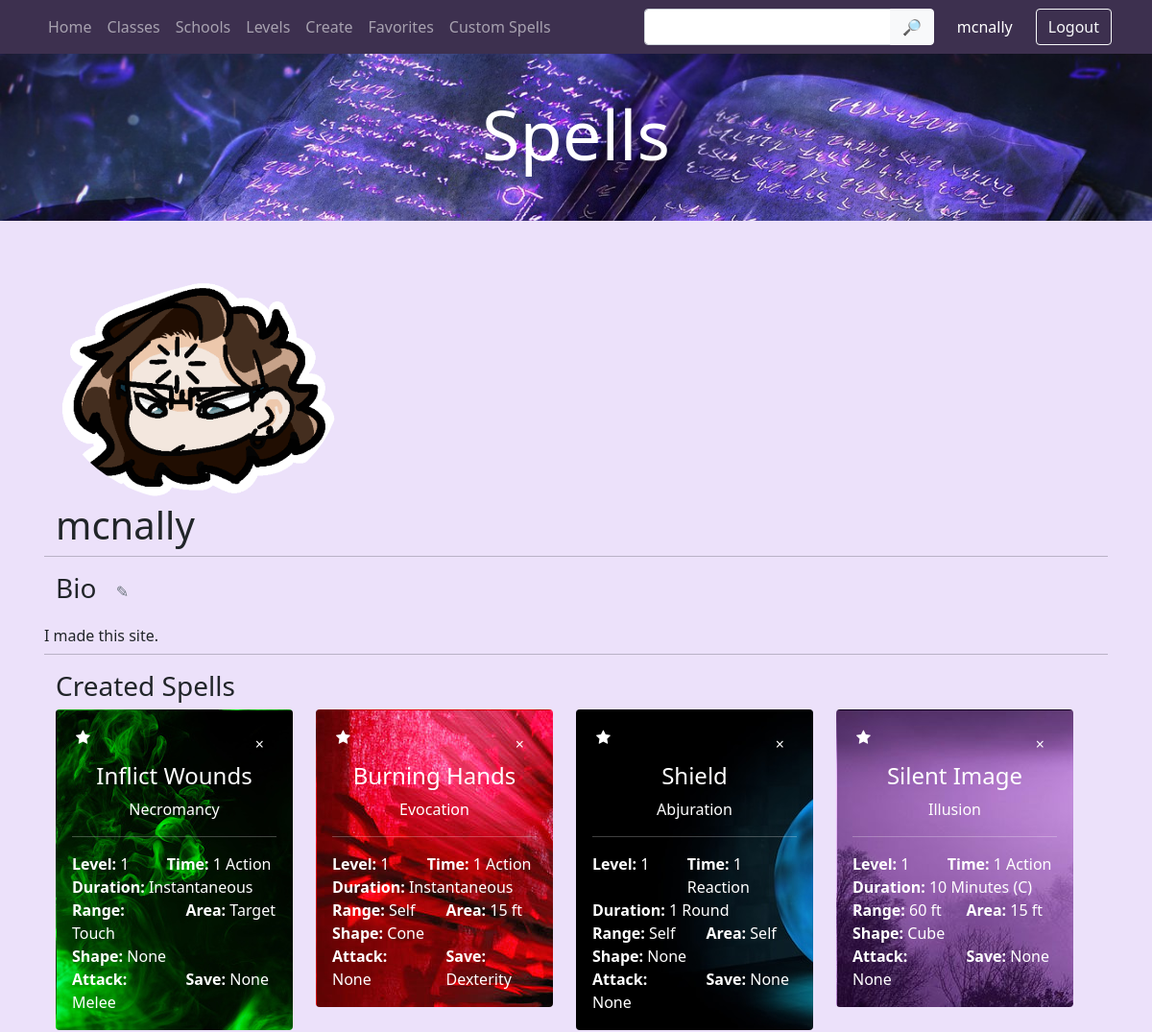
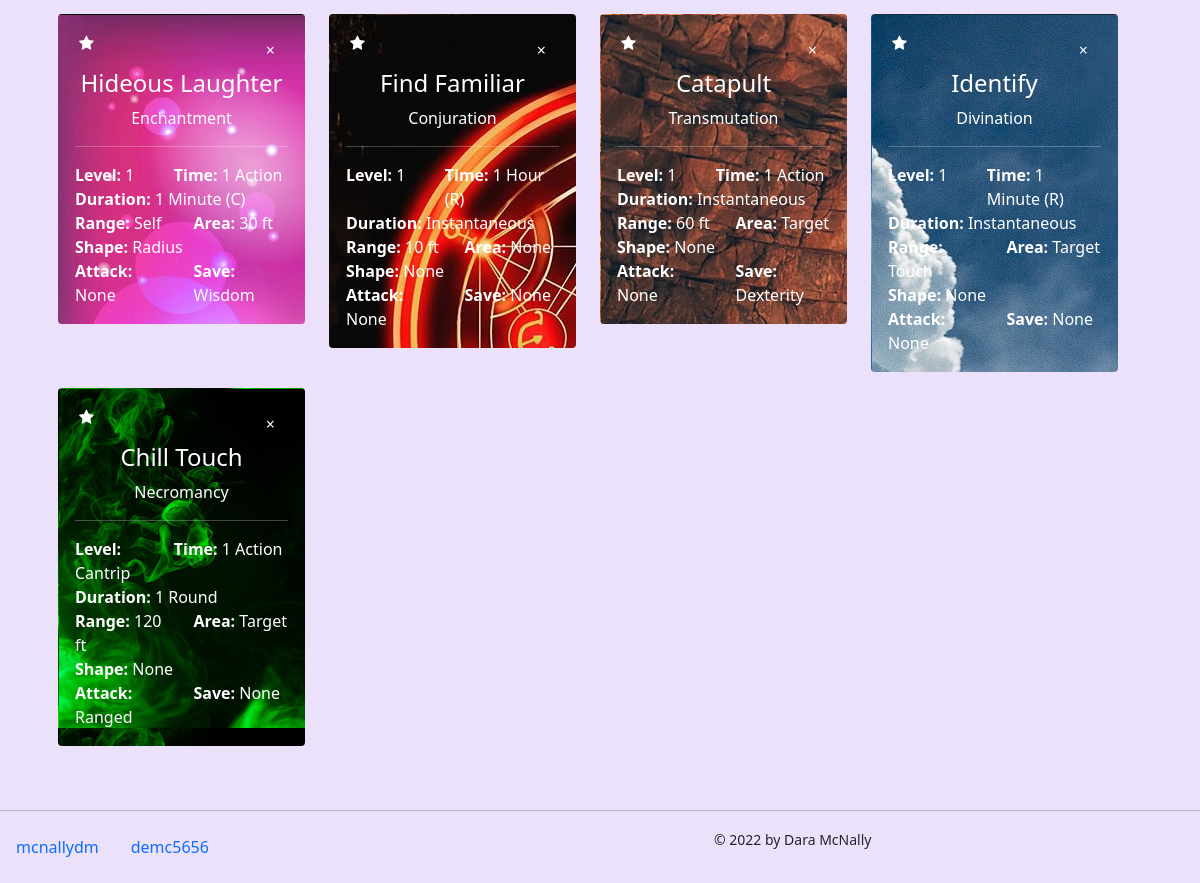
/view_profile/ (signed in), run on the app's committed database (2 pictures, top to bottom).
### app/models.py (models this page shows, shortened)
class Profile(models.Model):
    user = models.OneToOneField(User, on_delete=models.CASCADE, related_name="profile")
    bio = models.TextField(max_length=1000, blank=True)
    avatar = models.ImageField(default='default.png', upload_to='profile_images')

class Spell(models.Model):
    name = models.CharField(max_length=40)
    level = models.IntegerField(help_text = "Enter 0 for cantrips")
    school = models.ForeignKey(School, related_name="spell", on_delete=models.CASCADE)
    range = models.CharField(max_length=20, default="Touch")
    area = models.CharField(max_length=30, default="Target")
    AREA_TYPES = [
        ("None", "None"),
        ("Radius", "Radius"),
        ("Cube", "Cube"),
        ("Sphere", "Sphere"),
        ("Cylinder", "Cylinder"),
        ("Cone", "Cone")
        ]
    area_shape = models.CharField(max_length=20, choices=AREA_TYPES, default="None")
    ATTACK_TYPES = [
        ("None", "None"),
        ("Melee", "Melee Spell Attack"),
        ("Ranged", "Ranged Spell Attack")
    ]
    SAVE_TYPES = [
        ("None", "None"),
        ("Dexterity", "Dexterity Save"),
        ("Strength", "Strength Save"),
        ("Constitution", "Constitution Save"),
        ("Intelligence", "Intelligence Save"),
        ("Wisdom", "Wisdom Save"),
        ("Charisma", "Charisma Save")
    ]
    attack = models.CharField(max_length=30, choices=ATTACK_TYPES, default="None")
    saving_throw = models.CharField(max_length=30, choices=SAVE_TYPES, default="None")
    casting_time = models.CharField(max_length=20, default="None")
    ritual = models.BooleanField(default=False)
    duration = models.CharField(max_length=20, default="None")
    concentration = models.BooleanField()
    components = models.ManyToManyField(Component, related_name="spell", blank=True)
    materials = models.CharField(max_length=100, default="None")
    damage_type = models.ManyToManyField(DamageType, related_name="spell", blank=True)
    effects = models.ManyToManyField(Effect, blank=True)
    description = models.TextField(max_length=4000, default="No description provided.")
    upcasting = models.TextField(max_length=1000, default="No additional effects when upcast.")
    char_class = models.ManyToManyField(CharacterClass, related_name="spell", blank=True)
    creator = models.ForeignKey(Profile, related_name="created_spells", blank=True, on_delete=models.CASCADE)

class School(models.Model):
    name = models.CharField(max_length=30, blank=True)

### app/views.py (the view)
# urls.py: path('view_profile/', views.view_profile, name="view_profile"),
@login_required
def view_profile(request):
    faves=[]
    try:
        curr_user = Profile.objects.get(user=request.user)
        faves = Rating.objects.filter(player=curr_user).filter(favorite=True)
    except:
        pass
    prof = Profile.objects.get(user=request.user)
    faves = Rating.objects.filter(player=prof).filter(favorite=True)
    my_faves = []
    for rat in faves:
        my_faves.append(rat.spell)
    my_spells = prof.created_spells.all
    return render(request, "view_profile.html", {
        "v_prof": prof,
        "v_faves": faves,
        "v_myfaves": my_faves,
        "v_cspells": my_spells,
        "v_classes" : CharacterClass.objects.all().order_by('name'),
        "v_schools" : School.objects.all(),
        "v_levels" : [0, 1, 2, 3, 4, 5, 6, 7, 8, 9]
    })

### app/templates/view_profile.html (shortened to what this page needs)
{% extends "base.html" %}
{% block content %}
    <div class="row my-3 p-3">
        {% if v_prof.avatar != 'default.png' %}
            <img src="/media/{{v_prof.avatar}}" class="text-center rounded-circle" style="width:20rem;">
        {% endif %}
        <h1>{{v_prof.user.username}}</h1>
        <hr>
        <h3>Bio
            <button id="editbio" class="btn btn-outline-secondary" style="border-color: transparent;" data-toggle="modal" data-target="#biomodal">&#9998</button>
        </h3>
        <div class="form-control-plaintext">{{v_prof.bio}}</div>
        {% if v_prof.created_spells.all %}
            <hr>
            <h3>Created Spells</h3>
            <div id="c" class="row">
                {% for spell in v_cspells %}
                    <div class="col-md-6 col-lg-3">
                        <div class="card mb-3"
                            {% if spell.school.name != "" %}
                                style="border-color: transparent; background-image: url( '/static/img/{{spell.school.name}}.jpg' ); color: white;"
                            {% else %}
                                style="color: black;"
                            {% endif %}
                        >
                            <div class="card-body">
                                <div class="fave">
                                    <div class="row">
                                    <form class='col like'>
                                    <label for="{{spell.id}}"><i class='fa fa-star px-1'></i></label>
                                    </form>
                                    <div class="col text-end">
                                        <button id="delete{{spell.id}}" class="btn text-white begone" value="{{spell.id}}" style="border-color: transparent;" data-toggle="modal" data-target="#deletemodal">&times;</button>
                                    </div>
                                    </div>
                                </div>
                                <a href="{% url 'spell_detail' spell.id spell.name %}" style="text-decoration: none;">
                                    <h4 class="card-title text-center"
                                    {% if spell.school.name != "" %}
                                        style="color: white;"
                                    {% else %}
                                    style="color: black;"
                                    {% endif %}
                                    >{{spell.name}}</h4>
                                </a>
                                <div class="text-center">{{ spell.school.name }}</div>
                                <hr>
                                <div class="card-text">
                                    <div class="row">
                                        <div class="col-5">
                                            <strong>Level: </strong>
                                            {% if spell.level == 0 %}
                                                Cantrip
                                            {% else %}
                                                {{spell.level}}
                                            {% endif %}
                                        </div>
                                        <div class="col-7"><strong>Time: </strong>{{spell.casting_time}}
                                            {% if spell.ritual %}
                                                (R)
                                            {% endif %}
                                        </div>
                                        <div class="col-12"><strong>Duration: </strong>{{spell.duration}}
                                            {% if spell.concentration %}
                                                (C)
                                            {% endif %}
                                        </div>
                                        <div class="col-6"><strong>Range: </strong>{{spell.range}}</div>
                                        <div class="col-6"><strong>Area: </strong>{{spell.area}}</div>
                                        <div class="col-12"><strong>Shape: </strong>{{spell.area_shape}}</div>
                                        <div class="col-6"><strong>Attack: </strong>{{spell.attack}}</div>
                                        <div class="col-6"><strong>Save: </strong>{{spell.saving_throw}}</div>
                                    </div>
                                </div>
                            </div>
                        </div>
                    </div>
                {% endfor %}
            </div>
        {% endif %}
    </div>
{% endblock %}

### app/templates/base.html (shortened to what this page needs)
{% load static %}
<!DOCTYPE html>
<html lang="en-US">
<head>
    <link rel="stylesheet" href="https://cdnjs.cloudflare.com/ajax/libs/font-awesome/4.7.0/css/font-awesome.min.css">
    <link href="https://cdn.jsdelivr.net/npm/bootstrap@5.0.2/dist/css/bootstrap.min.css" rel="stylesheet">
    <link rel="stylesheet" href="{% static 'css/custom.css' %}">
</head>
<body id="home" class="dark-bg" data-spy="scroll" data-target=".navbar" data-offset="100">
<nav class="navbar navbar-expand-lg navbar-dark fixed-top backg-nav">
    <div class="container">
        <div class="collapse navbar-collapse" id="navbarNavAltMarkup">
            <div class="navbar-nav">
                <a class="nav-item nav-link" href="{% url 'index' %}" id="homelink">Home</a>
                <div class="dropdown">
                    <a class="nav-item nav-link" href="{% url 'classes' %}" id="classeslink">Classes</a>
                </div>
                <div class="dropdown">
                    <a class="nav-item nav-link" href="{% url 'schools' %}" id="schoolslink">Schools</a>
                </div>
                <div class="dropdown">
                    <a class="nav-item nav-link" href="{% url 'levels' %}" id="levelslink">Levels</a>
                </div>
                {% if user.is_authenticated %}
                    <a class="nav-item nav-link" href="{% url 'new_spell' %}" id="addlink">Create</a>
                    <a class="nav-item nav-link" href="{% url 'favorites' %}" id="favlink">Favorites</a>
                    <a class="nav-item nav-link" href="{% url 'custom_spells' %}" id="mylink">Custom Spells</a>
                {% endif %}
            </div>
        </div>
        <form class="text-center mr-2" method="POST" action="{% url 'search' %}">
            <div class="input-group">
                <input class="form-control" name="q" id="q" type="text" aria-describedby="srch">
                <button type="submit" class="btn btn-light" id="srch">🔎︎</button>
            </div>
        </form>
        {% if user.is_authenticated %}
            <a class="nav-item nav-link text-white mx-2" href="{% url 'view_profile' %}" id="profilelink">{{ user.username }}</a>
            <a class='btn btn-outline-light' href="{% url 'logout' %}">Logout</a>
        {% else %}
            <div class="text-end">
                <a class='btn btn-outline-light' href="{% url 'register' %}">Register</a>
                <a class='btn btn-outline-light' href="{% url 'login' %}">Login</a>
            </div>
        {% endif %}
    </div>
</nav>
<div class="jumbotron jumbotron-fluid bg-info text-white">
    <div class="container text-sm-center pt-5">
        <h1 class="display-2 py-5">Spells</h1>
        </div>
    </div>
<div class="container pt-3">
    {% block content %}
    {% endblock %}
</div>
<div id="footer" class="row py-3">
    <hr>
    <div class="col-md-7">
        <ul class="nav">
            <li class="nav-item">
                <a class="nav-link" href="https://github.com/mcnallydm">mcnallydm</a>
            </li>
            <li class="nav-item">
                <a class="nav-link" href="https://github.com/demc5656">demc5656</a>
            </li>
        </ul>
    </div>
    <div class="col-md text-md-right">
        <small>&copy; 2022 by Dara McNally</small>
    </div>
</div>
</body>
</html>

### app/static/css/custom.css (style rules this page uses)
.backg-nav { background-color: #3d304f; }
.dark-bg { background-color: #ece1fa; }
.jumbotron { background-image: url( '/static/img/jumbo_bg.jpg' ); background-size: cover; }
.card { border-color: transparent; }
.like { display: flex; flex-direction: row; }
.like i { transition: all .3s; }

### app/templates/base.html (style rules this page uses)
body { position: relative; }

### data on the page
Profile: avatar (picture), user.username "mcnally", bio "I made this site."
Spell: school.name (picture), name "Inflict Wounds", school.name "Necromancy", level "1", casting_time "1 Action", duration "Instantaneous", range "Touch", area "Target", area_shape "None", attack "Melee", saving_throw "None"
Spell: school.name (picture), {{ spell.id }} 2 (drawn), name "Burning Hands", school.name "Evocation", level "1", casting_time "1 Action", duration "Instantaneous", range "Self", area "15 ft", area_shape "Cone", attack "None", saving_throw "Dexterity"
Spell: school.name (picture), {{ spell.id }} 3 (drawn), name "Shield", school.name "Abjuration", level "1", casting_time "1 Reaction", duration "1 Round", range "Self", area "Self", area_shape "None", attack "None", saving_throw "None"
Spell: school.name (picture), {{ spell.id }} 4 (drawn), name "Silent Image", school.name "Illusion", level "1", casting_time "1 Action", duration "10 Minutes", concentration "(C)", range "60 ft", area "15 ft", area_shape "Cube", attack "None", saving_throw "None"
Spell: school.name (picture), {{ spell.id }} 5 (drawn), name "Hideous Laughter", school.name "Enchantment", level "1", casting_time "1 Action", duration "1 Minute", concentration "(C)", range "Self", area "30 ft", area_shape "Radius", attack "None", saving_throw "Wisdom"
Spell: school.name (picture), {{ spell.id }} 6 (drawn), name "Find Familiar", school.name "Conjuration", level "1", casting_time "1 Hour", ritual "(R)", duration "Instantaneous", range "10 ft", area "None", area_shape "None", attack "None", saving_throw "None"
Spell: school.name (picture), {{ spell.id }} 7 (drawn), name "Catapult", school.name "Transmutation", level "1", casting_time "1 Action", duration "Instantaneous", range "60 ft", area "Target", area_shape "None", attack "None", saving_throw "Dexterity"
Spell: school.name (picture), {{ spell.id }} 8 (drawn), name "Identify", school.name "Divination", level "1", casting_time "1 Minute", ritual "(R)", duration "Instantaneous", range "Touch", area "Target", area_shape "None", attack "None", saving_throw "None"
Spell: school.name (picture), {{ spell.id }} 9 (drawn), name "Chill Touch", school.name "Necromancy", level "Cantrip", casting_time "1 Action", duration "1 Round", range "120 ft", area "Target", area_shape "None", attack "Ranged", saving_throw "None"

### other printed values
{{ user.username }} "mcnally"
